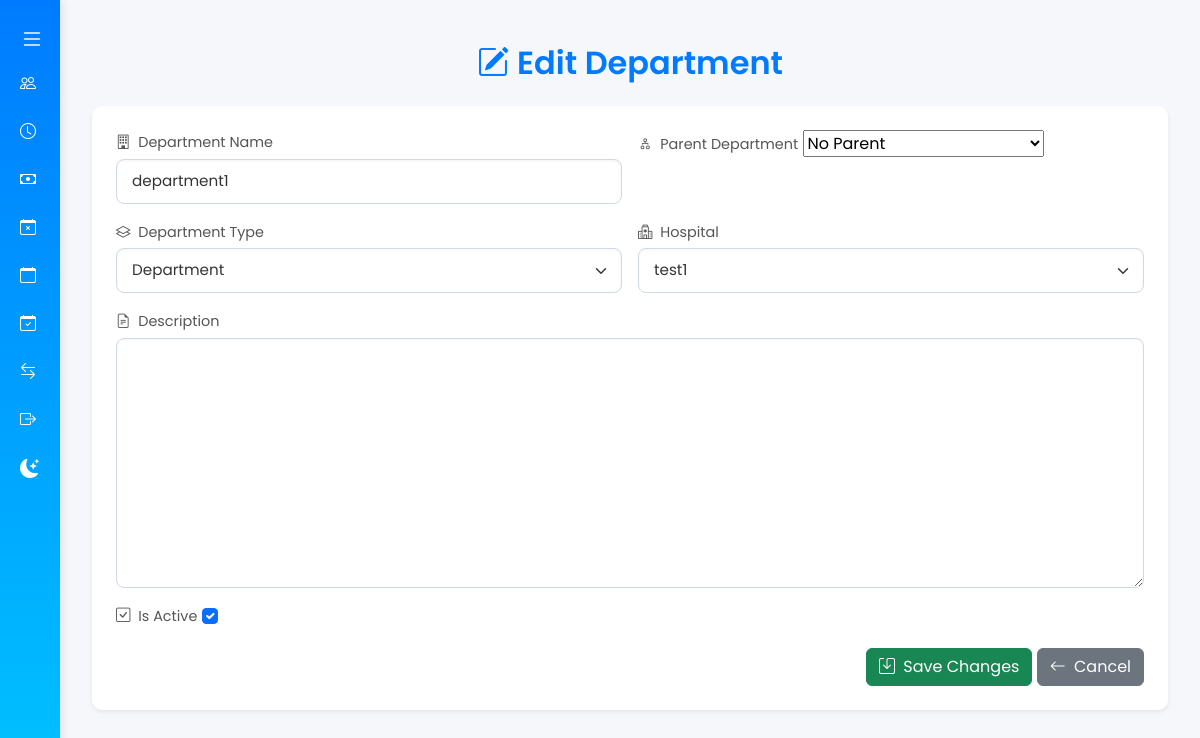
Page /patients/departments/1/edit/ (signed in) on the committed database.
### manager/models.py (models this page shows)
class Department(MPTTModel):
    TYPE_CHOICES = [
        ('unit', 'Unit'),
        ('department', 'Department'),
        ('administration', 'Administration'),
        ('medical', 'Medical Department'),
        ('emergency', 'Emergency'),
        ('surgical', 'Surgical Operations'),
    ]
    name = models.CharField(max_length=100, unique=True)
    parent = TreeForeignKey(
        'self', on_delete=models.CASCADE, null=True, blank=True, related_name='children'
    )
    department_type = models.CharField(max_length=20, choices=TYPE_CHOICES, default='department')
    hospital = models.ForeignKey('superadmin.Hospital', on_delete=models.CASCADE, related_name='departments')
    description = models.TextField(blank=True, null=True)
    is_active = models.BooleanField(default=True)
    class MPTTMeta:
        order_insertion_by = ['name']
    def __str__(self):
        return f"{self.name} – {self.hospital.name}"

### manager/views.py (the view)
# urls.py: path("departments/<int:pk>/edit/",  edit_department,   name="edit_department"),
def edit_department(request, pk):
    department = get_object_or_404(Department, pk=pk, hospital=request.user.hospital)
    if request.method == 'POST':
        form = DepartmentForm(request.POST, instance=department)
        if form.is_valid():
            form.save()
            messages.success(request, "Department updated successfully.")
            return redirect('manager:department_list')
    else:
        form = DepartmentForm(instance=department)
    return render(request, 'departments/edit_department.html', {'form': form})

### superadmin/models.py (called while the page is built)
    def __str__(self):
        return self.name

### templates/departments/edit_department.html (shortened to what this page needs)
{% extends "base.html" %}
{% load form_extras %}
{% block content %}
<div class="container my-4">
    <h2 class="mb-4 text-center"><i class="bi bi-pencil-square me-2"></i>Edit Department</h2>
    <div class="card shadow-sm p-4">
        <form method="post" class="row g-3">
            <div class="col-md-6">
                <label class="form-label" for="id_name"><i class="bi bi-building me-1"></i> Department Name</label>
                {{ form.name|add_class:"form-control" }}
            </div>
            <div class="col-md-6">
                <label class="form-label" for="id_parent"><i class="bi bi-diagram-2 me-1"></i> Parent Department</label>
                {{ form.parent|add_class:"form-select" }}
            </div>
            <div class="col-md-6">
                <label class="form-label" for="id_department_type"><i class="bi bi-layers me-1"></i> Department Type</label>
                {{ form.department_type|add_class:"form-select" }}
            </div>
            <div class="col-md-6">
                <label class="form-label" for="id_hospital"><i class="bi bi-hospital me-1"></i> Hospital</label>
                {{ form.hospital|add_class:"form-select" }}
            </div>
            <div class="col-md-12">
                <label class="form-label" for="id_description"><i class="bi bi-file-earmark-text me-1"></i> Description</label>
                {{ form.description|add_class:"form-control" }}
            </div>
            <div class="col-md-6">
                <label class="form-label" for="id_is_active"><i class="bi bi-check-square me-1"></i> Is Active</label>
                {{ form.is_active|add_class:"form-check-input" }}
            </div>
            <div class="col-md-12 text-end">
                <button type="submit" class="btn btn-success">
                    <i class="bi bi-save me-1"></i> Save Changes
                </button>
                <a href="{% url 'manager:department_list' %}" class="btn btn-secondary">
                    <i class="bi bi-arrow-left me-1"></i> Cancel
                </a>
            </div>
        </form>
    </div>
</div>
{% endblock %}

### templates/base.html (style rules this page uses)
:root { --body-bg: #f5f7fa; --body-color: #333; --main-content-bg: #f5f7fa; --sidebar-bg: linear-gradient(180deg, #007bff, #00c4ff); --card-bg: white; --table-bg: transparent; --table-color: #333; --table-border-color: #dee2e6; --table-hover-bg: #f1f4f8; --table-striped-bg: rgba(0, 0, 0, 0.05); }
body { background-color: var(--body-bg); font-family: 'Poppins', sans-serif; color: var(--body-color); display: flex; min-height: 100vh; margin: 0; transition: background-color 0.3s ease, color 0.3s ease; }
.container { max-width: 1200px; }
h2, h4, h5 { color: #007bff; font-weight: 600; }
.form-control, .form-select { border-radius: 8px; border: 1px solid #d1d9e6; padding: 10px 15px; font-size: 0.95rem; box-shadow: inset 0 1px 3px rgba(0, 0, 0, 0.05); background-color: #fff; color: #333; transition: border-color 0.3s ease, background-color 0.3s ease, color 0.3s ease; }
.form-label { font-size: 0.9rem; color: #555; margin-bottom: 5px; }
.card { border: none; border-radius: 10px; box-shadow: 0 2px 10px rgba(0, 0, 0, 0.05); background-color: var(--card-bg) !important; transition: background-color 0.3s ease; }

### rows in the picture
Department: name "department1", parent "No Parent", department_type "Department", hospital "test1", is_active "☑"
